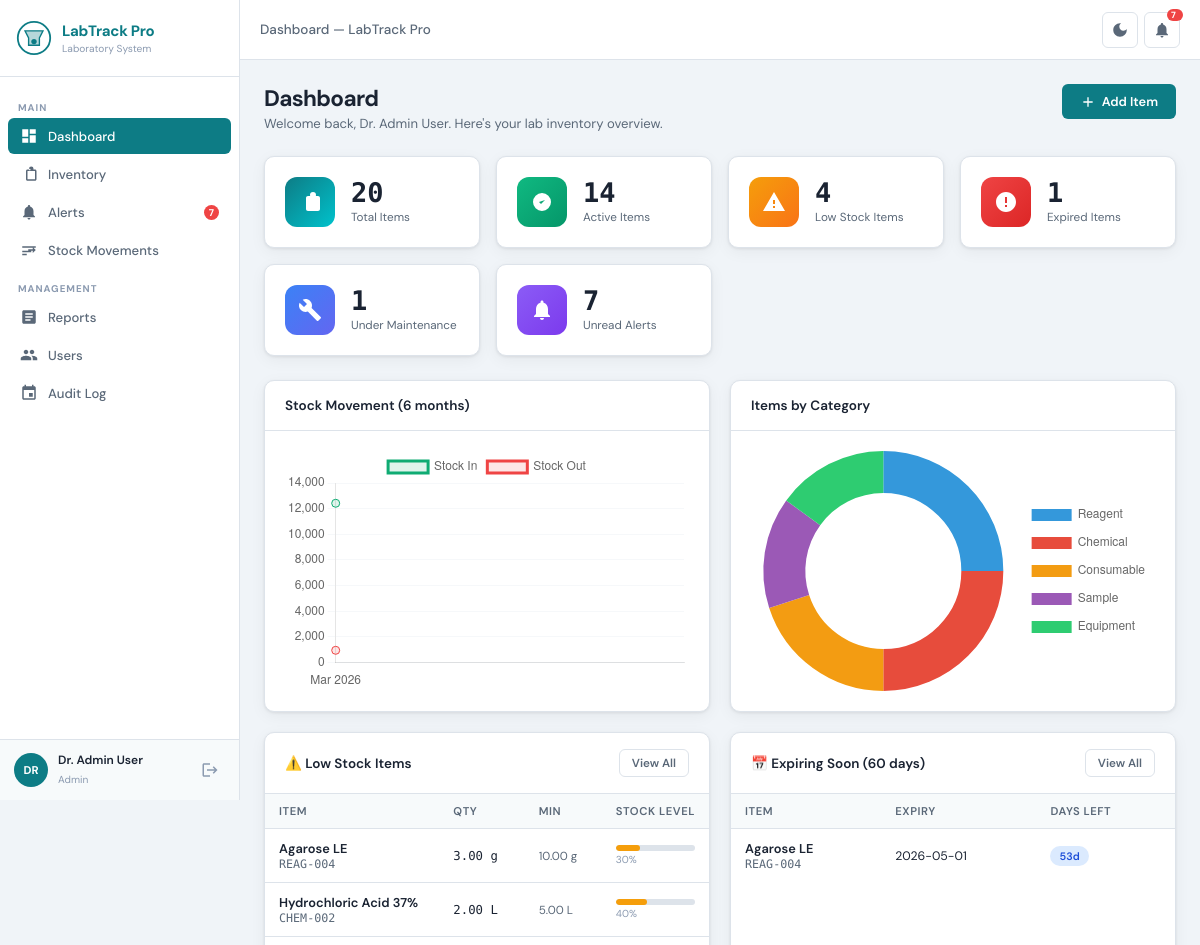
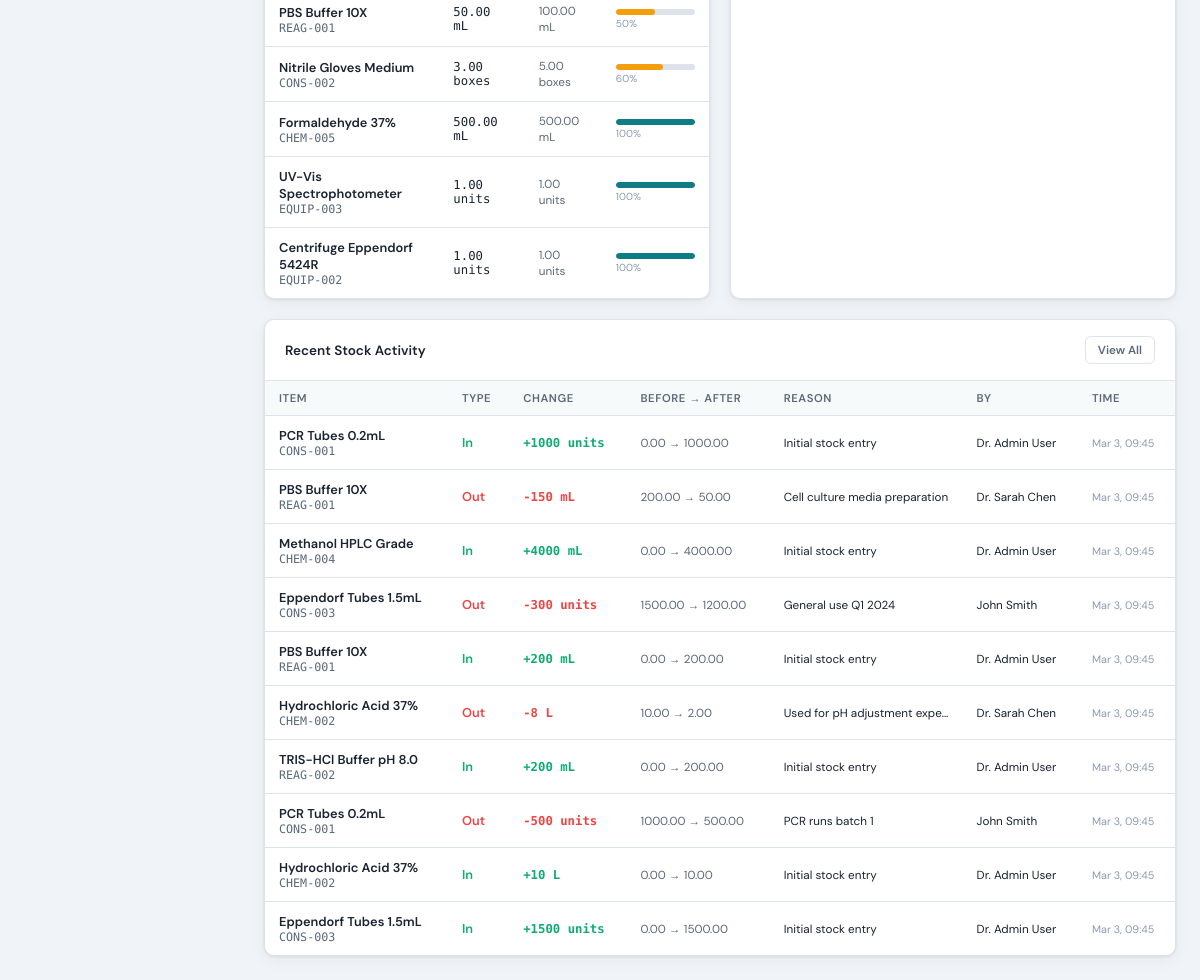
/dashboard.php (signed in), run on the app's committed database (2 pictures, top to bottom).
### tables this page shows
CREATE TABLE `inventory_items` (
  `id` INT UNSIGNED NOT NULL AUTO_INCREMENT,
  `item_code` VARCHAR(20) NOT NULL,
  `item_name` VARCHAR(200) NOT NULL,
  `category_id` INT UNSIGNED NOT NULL,
  `quantity` DECIMAL(10,2) NOT NULL DEFAULT 0,
  `min_quantity` DECIMAL(10,2) NOT NULL DEFAULT 0,
  `unit` ENUM('mL','L','mg','g','kg','units','boxes','vials','plates','rolls') NOT NULL DEFAULT 'units',
  `storage_location_id` INT UNSIGNED NOT NULL,
  `supplier_id` INT UNSIGNED DEFAULT NULL,
  `lot_number` VARCHAR(100) DEFAULT NULL,
  `expiry_date` DATE DEFAULT NULL,
  `date_received` DATE DEFAULT NULL,
  `cost_per_unit` DECIMAL(10,2) DEFAULT NULL,
  `hazard_class` ENUM('None','Flammable','Corrosive','Toxic','Oxidizer','Biohazard','Radioactive','Explosive','Irritant') DEFAULT 'None',
  `msds_file` VARCHAR(255) DEFAULT NULL,
  `barcode` VARCHAR(100) DEFAULT NULL,
  `status` ENUM('active','expired','low_stock','discontinued','under_maintenance') NOT NULL DEFAULT 'active',
  `notes` TEXT DEFAULT NULL,
  `created_by` INT UNSIGNED NOT NULL,
  `updated_by` INT UNSIGNED DEFAULT NULL,
  `created_at` TIMESTAMP NOT NULL DEFAULT CURRENT_TIMESTAMP,
  `updated_at` TIMESTAMP NOT NULL DEFAULT CURRENT_TIMESTAMP ON UPDATE CURRENT_TIMESTAMP,
  PRIMARY KEY (`id`),
  UNIQUE KEY `item_code` (`item_code`),
  KEY `idx_category` (`category_id`),
  KEY `idx_storage` (`storage_location_id`),
  KEY `idx_supplier` (`supplier_id`),
  KEY `idx_status` (`status`),
  KEY `idx_expiry` (`expiry_date`),
  KEY `idx_item_name` (`item_name`),
  CONSTRAINT `fk_item_category` FOREIGN KEY (`category_id`) REFERENCES `categories` (`id`),
  CONSTRAINT `fk_item_storage` FOREIGN KEY (`storage_location_id`) REFERENCES `storage_locations` (`id`),
  CONSTRAINT `fk_item_supplier` FOREIGN KEY (`supplier_id`) REFERENCES `suppliers` (`id`) ON DELETE SET NULL,
  CONSTRAINT `fk_item_created` FOREIGN KEY (`created_by`) REFERENCES `users` (`id`),
  CONSTRAINT `fk_item_updated` FOREIGN KEY (`updated_by`) REFERENCES `users` (`id`) ON DELETE SET NULL
);

CREATE TABLE `stock_movements` (
  `id` INT UNSIGNED NOT NULL AUTO_INCREMENT,
  `item_id` INT UNSIGNED NOT NULL,
  `movement_type` ENUM('in','out','adjustment','disposal') NOT NULL,
  `quantity_change` DECIMAL(10,2) NOT NULL,
  `quantity_before` DECIMAL(10,2) NOT NULL,
  `quantity_after` DECIMAL(10,2) NOT NULL,
  `reason` VARCHAR(255) DEFAULT NULL,
  `reference_number` VARCHAR(100) DEFAULT NULL,
  `performed_by` INT UNSIGNED NOT NULL,
  `created_at` TIMESTAMP NOT NULL DEFAULT CURRENT_TIMESTAMP,
  PRIMARY KEY (`id`),
  KEY `idx_item_id` (`item_id`),
  KEY `idx_movement_date` (`created_at`),
  CONSTRAINT `fk_movement_item` FOREIGN KEY (`item_id`) REFERENCES `inventory_items` (`id`) ON DELETE CASCADE,
  CONSTRAINT `fk_movement_user` FOREIGN KEY (`performed_by`) REFERENCES `users` (`id`)
);

CREATE TABLE `users` (
  `id` INT UNSIGNED NOT NULL AUTO_INCREMENT,
  `username` VARCHAR(50) NOT NULL,
  `email` VARCHAR(100) NOT NULL,
  `password_hash` VARCHAR(255) NOT NULL,
  `full_name` VARCHAR(100) NOT NULL,
  `role` ENUM('admin','lab_manager','staff') NOT NULL DEFAULT 'staff',
  `is_active` TINYINT(1) NOT NULL DEFAULT 1,
  `last_login` DATETIME DEFAULT NULL,
  `created_at` TIMESTAMP NOT NULL DEFAULT CURRENT_TIMESTAMP,
  `updated_at` TIMESTAMP NOT NULL DEFAULT CURRENT_TIMESTAMP ON UPDATE CURRENT_TIMESTAMP,
  PRIMARY KEY (`id`),
  UNIQUE KEY `username` (`username`),
  UNIQUE KEY `email` (`email`)
);

### includes/functions.php (called while the page is built, shortened)
<?php
function sanitize(string $input): string {
    return htmlspecialchars(trim($input), ENT_QUOTES, 'UTF-8');
}

### dashboard.php (the view, shortened to what this page needs)
<?php
require_once __DIR__ . '/includes/functions.php';
$pdo = Database::getInstance();
$stats = [];
$stats['total']       = $pdo->query("SELECT COUNT(*) FROM inventory_items")->fetchColumn();
$stats['low_stock']   = $pdo->query("SELECT COUNT(*) FROM inventory_items WHERE status='low_stock'")->fetchColumn();
$stats['expired']     = $pdo->query("SELECT COUNT(*) FROM inventory_items WHERE status='expired'")->fetchColumn();
$stats['maintenance'] = $pdo->query("SELECT COUNT(*) FROM inventory_items WHERE status='under_maintenance'")->fetchColumn();
$stats['active']      = $pdo->query("SELECT COUNT(*) FROM inventory_items WHERE status='active'")->fetchColumn();
$recentActivity = $pdo->query("
    SELECT sm.*, ii.item_name, ii.item_code, ii.unit, u.full_name
    FROM stock_movements sm
    JOIN inventory_items ii ON sm.item_id = ii.id
    JOIN users u ON sm.performed_by = u.id
    ORDER BY sm.created_at DESC LIMIT 10
")->fetchAll();
$lowStockItems = $pdo->query("
    SELECT ii.item_code, ii.item_name, ii.quantity, ii.min_quantity, ii.unit, c.name as category
    FROM inventory_items ii
    JOIN categories c ON ii.category_id = c.id
    WHERE ii.quantity <= ii.min_quantity AND ii.status != 'discontinued'
    ORDER BY (ii.quantity / GREATEST(ii.min_quantity, 0.01)) ASC LIMIT 8
")->fetchAll();
$expiring = $pdo->query("
    SELECT item_code, item_name, expiry_date, quantity, unit,
           DATEDIFF(expiry_date, CURDATE()) as days_left
    FROM inventory_items
    WHERE expiry_date IS NOT NULL
      AND expiry_date BETWEEN CURDATE() AND DATE_ADD(CURDATE(), INTERVAL 60 DAY)
      AND status != 'discontinued'
    ORDER BY expiry_date ASC LIMIT 5
")->fetchAll();
require_once __DIR__ . '/includes/header.php';
?>
<div class="page-header">
  <div>
    <h1>Dashboard</h1>
    <p>Welcome back, <?= sanitize($_SESSION['full_name']) ?>. Here's your lab inventory overview.</p>
  </div>
  <?php if (in_array($_SESSION['user_role'], ['admin','lab_manager'])): ?>
  <button class="btn btn-primary" onclick="openAddModal()">
    <svg viewBox="0 0 24 24"><path d="M19 13h-6v6h-2v-6H5v-2h6V5h2v6h6v2z"/></svg>
    Add Item
  </button>
  <?php endif; ?>
</div>
<div class="stats-grid">
  <div class="stat-card">
    <div class="stat-icon teal">
      <svg viewBox="0 0 24 24"><path d="M20 6h-2.18c.07-.44.18-.86.18-1a3 3 0 0 0-6 0c0 .14.11.56.18 1H10c-1.11 0-2 .89-2 2v11c0 1.11.89 2 2 2h10c1.11 0 2-.89 2-2V8c0-1.11-.89-2-2-2z"/></svg>
    </div>
    <div>
      <div class="stat-value"><?= number_format($stats['total']) ?></div>
      <div class="stat-label">Total Items</div>
    </div>
  </div>
  <div class="stat-card">
    <div class="stat-icon success">
      <svg viewBox="0 0 24 24"><path d="M9 12l2 2 4-4m6 2a9 9 0 11-18 0 9 9 0 0118 0z"/></svg>
    </div>
    <div>
      <div class="stat-value"><?= number_format($stats['active']) ?></div>
      <div class="stat-label">Active Items</div>
    </div>
  </div>
  <div class="stat-card">
    <div class="stat-icon warning">
      <svg viewBox="0 0 24 24"><path d="M1 21h22L12 2 1 21zm12-3h-2v-2h2v2zm0-4h-2v-4h2v4z"/></svg>
    </div>
    <div>
      <div class="stat-value"><?= number_format($stats['low_stock']) ?></div>
      <div class="stat-label">Low Stock Items</div>
    </div>
  </div>
  <div class="stat-card">
    <div class="stat-icon danger">
      <svg viewBox="0 0 24 24"><path d="M12 2C6.48 2 2 6.48 2 12s4.48 10 10 10 10-4.48 10-10S17.52 2 12 2zm1 15h-2v-2h2v2zm0-4h-2V7h2v6z"/></svg>
    </div>
    <div>
      <div class="stat-value"><?= number_format($stats['expired']) ?></div>
      <div class="stat-label">Expired Items</div>
    </div>
  </div>
  <div class="stat-card">
    <div class="stat-icon info">
      <svg viewBox="0 0 24 24"><path d="M22.7 19l-9.1-9.1c.9-2.3.4-5-1.5-6.9-2-2-5-2.4-7.4-1.3L9 6 6 9 1.6 4.7C.4 7.1.9 10.1 2.9 12.1c1.9 1.9 4.6 2.4 6.9 1.5l9.1 9.1c.4.4 1 .4 1.4 0l2.3-2.3c.5-.4.5-1.1.1-1.4z"/></svg>
    </div>
    <div>
      <div class="stat-value"><?= number_format($stats['maintenance']) ?></div>
      <div class="stat-label">Under Maintenance</div>
    </div>
  </div>
  <div class="stat-card">
    <div class="stat-icon purple">
      <svg viewBox="0 0 24 24"><path d="M12 22c1.1 0 2-.9 2-2h-4c0 1.1.9 2 2 2zm6-6v-5c0-3.07-1.64-5.64-4.5-6.32V4c0-.83-.67-1.5-1.5-1.5s-1.5.67-1.5 1.5v.68C7.63 5.36 6 7.92 6 11v5l-2 2v1h16v-1l-2-2z"/></svg>
    </div>
    <div>
      <div class="stat-value"><?= number_format($alertCount) ?></div>
      <div class="stat-label">Unread Alerts</div>
    </div>
  </div>
</div>
<div class="grid-2" style="margin-bottom:20px">
  <div class="card">
    <div class="card-header"><span class="card-title">Stock Movement (6 months)</span></div>
    <div class="card-body"><div class="chart-wrap"><canvas id="movementChart"></canvas></div></div>
  </div>
  <div class="card">
    <div class="card-header"><span class="card-title">Items by Category</span></div>
    <div class="card-body"><div class="chart-wrap"><canvas id="categoryChart"></canvas></div></div>
  </div>
</div>
<div class="grid-2" style="margin-bottom:20px">
  <div class="card">
    <div class="card-header">
      <span class="card-title">⚠️ Low Stock Items</span>
      <a href="<?= APP_URL ?>/inventory.php?status=low_stock" class="btn btn-outline btn-sm">View All</a>
    </div>
    <div class="table-wrap">
      <table>
        <thead><tr><th>Item</th><th>Qty</th><th>Min</th><th>Stock Level</th></tr></thead>
        <tbody>
        <?php if (empty($lowStockItems)): ?>
          <tr><td colspan="4" style="text-align:center;padding:24px;color:var(--c-text-3)">✅ All items are sufficiently stocked</td></tr>
        <?php else: foreach ($lowStockItems as $item):
          $pct = $item['min_quantity'] > 0 ? min(100, ($item['quantity'] / $item['min_quantity']) * 100) : 0;
          $cls = $pct < 30 ? 'danger' : ($pct < 70 ? 'warning' : '');
        ?>
          <tr>
            <td>
              <div style="font-weight:600;font-size:.855rem"><?= sanitize($item['item_name']) ?></div>
              <div class="td-code"><?= sanitize($item['item_code']) ?></div>
            </td>
            <td style="font-family:var(--font-mono);font-size:.82rem"><?= $item['quantity'] ?> <?= $item['unit'] ?></td>
            <td style="font-size:.78rem;color:var(--c-text-2)"><?= $item['min_quantity'] ?> <?= $item['unit'] ?></td>
            <td style="min-width:100px">
              <div class="progress-bar">
                <div class="progress-fill <?= $cls ?>" style="width:<?= $pct ?>%"></div>
              </div>
              <div style="font-size:.68rem;color:var(--c-text-3);margin-top:2px"><?= round($pct) ?>%</div>
            </td>
          </tr>
        <?php endforeach; endif; ?>
        </tbody>
      </table>
    </div>
  </div>
  <div class="card">
    <div class="card-header">
      <span class="card-title">📅 Expiring Soon (60 days)</span>
      <a href="<?= APP_URL ?>/inventory.php?expiring=1" class="btn btn-outline btn-sm">View All</a>
    </div>
    <div class="table-wrap">
      <table>
        <thead><tr><th>Item</th><th>Expiry</th><th>Days Left</th></tr></thead>
        <tbody>
        <?php if (empty($expiring)): ?>
          <tr><td colspan="3" style="text-align:center;padding:24px;color:var(--c-text-3)">✅ No items expiring within 60 days</td></tr>
        <?php else: foreach ($expiring as $item):
          $cls = $item['days_left'] <= 7 ? 'badge-danger' : ($item['days_left'] <= 30 ? 'badge-warning' : 'badge-info');
        ?>
          <tr>
            <td>
              <div style="font-weight:600;font-size:.855rem"><?= sanitize($item['item_name']) ?></div>
              <div class="td-code"><?= sanitize($item['item_code']) ?></div>
            </td>
            <td style="font-size:.82rem"><?= $item['expiry_date'] ?></td>
            <td><span class="badge <?= $cls ?>"><?= $item['days_left'] ?>d</span></td>
          </tr>
        <?php endforeach; endif; ?>
        </tbody>
      </table>
    </div>
  </div>
</div>
<div class="card">
  <div class="card-header">
    <span class="card-title">Recent Stock Activity</span>
    <a href="<?= APP_URL ?>/movements.php" class="btn btn-outline btn-sm">View All</a>
  </div>
  <div class="table-wrap">
    <table>
      <thead><tr><th>Item</th><th>Type</th><th>Change</th><th>Before → After</th><th>Reason</th><th>By</th><th>Time</th></tr></thead>
      <tbody>
      <?php if (empty($recentActivity)): ?>
        <tr><td colspan="7" style="text-align:center;padding:24px;color:var(--c-text-3)">No stock movements recorded yet.</td></tr>
      <?php else: foreach ($recentActivity as $m):
        $typeClass = ['in'=>'mov-in','out'=>'mov-out','adjustment'=>'mov-adj','disposal'=>'mov-dis'][$m['movement_type']] ?? '';
        $sign = $m['movement_type'] === 'in' ? '+' : ($m['movement_type'] === 'out' ? '-' : '±');
      ?>
        <tr>
          <td>
            <div style="font-weight:600;font-size:.855rem"><?= sanitize($m['item_name']) ?></div>
            <div class="td-code"><?= sanitize($m['item_code']) ?></div>
          </td>
          <td><span class="<?= $typeClass ?>" style="text-transform:capitalize"><?= $m['movement_type'] ?></span></td>
          <td style="font-family:var(--font-mono);font-size:.82rem"><span class="<?= $typeClass ?>"><?= $sign ?><?= abs($m['quantity_change']) ?> <?= $m['unit'] ?></span></td>
          <td style="font-size:.78rem;color:var(--c-text-2)"><?= $m['quantity_before'] ?> → <?= $m['quantity_after'] ?></td>
          <td style="font-size:.78rem;max-width:180px;white-space:nowrap;overflow:hidden;text-overflow:ellipsis"><?= sanitize($m['reason'] ?? '—') ?></td>
          <td style="font-size:.78rem"><?= sanitize($m['full_name']) ?></td>
          <td style="font-size:.72rem;color:var(--c-text-3)"><?= date('M j, H:i', strtotime($m['created_at'])) ?></td>
        </tr>
      <?php endforeach; endif; ?>
      </tbody>
    </table>
  </div>
</div>
<?php
require_once __DIR__ . '/includes/footer.php';

### data on the page
inventory_items: item_name "Agarose LE", item_code "REAG-004", quantity "3.00", unit "g", min_quantity "10.00", pct "30", expiry_date "2026-05-01", days_left "53"
inventory_items: item_name "Hydrochloric Acid 37%", item_code "CHEM-002", quantity "2.00", unit "L", min_quantity "5.00", pct "40"
inventory_items: item_name "PBS Buffer 10X", item_code "REAG-001", quantity "50.00", unit "mL", min_quantity "100.00", pct "50"
inventory_items: item_name "Nitrile Gloves Medium", item_code "CONS-002", quantity "3.00", unit "boxes", min_quantity "5.00", pct "60"
inventory_items: item_name "Formaldehyde 37%", item_code "CHEM-005", quantity "500.00", unit "mL", min_quantity "500.00", pct "100"
inventory_items: item_name "UV-Vis Spectrophotometer", item_code "EQUIP-003", quantity "1.00", unit "units", min_quantity "1.00", pct "100"
inventory_items: item_name "Centrifuge Eppendorf 5424R", item_code "EQUIP-002", quantity "1.00", unit "units", min_quantity "1.00", pct "100"
stock_movements: item.item_name "PCR Tubes 0.2mL", item.item_code "CONS-001", movement_type "In", movement_type "+", quantity_change "1000", item.unit "units", quantity_before "0.00", quantity_after "1000.00", reason "Initial stock entry", performed_by.full_name "Dr. Admin User", created_at "Mar 3, 09:45"
stock_movements: item.item_name "PBS Buffer 10X", item.item_code "REAG-001", movement_type "Out", movement_type "-", quantity_change "150", item.unit "mL", quantity_before "200.00", quantity_after "50.00", reason "Cell culture media preparation", performed_by.full_name "Dr. Sarah Chen", created_at "Mar 3, 09:45"
stock_movements: item.item_name "Methanol HPLC Grade", item.item_code "CHEM-004", movement_type "In", movement_type "+", quantity_change "4000", item.unit "mL", quantity_before "0.00", quantity_after "4000.00", reason "Initial stock entry", performed_by.full_name "Dr. Admin User", created_at "Mar 3, 09:45"
stock_movements: item.item_name "Eppendorf Tubes 1.5mL", item.item_code "CONS-003", movement_type "Out", movement_type "-", quantity_change "300", item.unit "units", quantity_before "1500.00", quantity_after "1200.00", reason "General use Q1 2024", performed_by.full_name "John Smith", created_at "Mar 3, 09:45"
stock_movements: item.item_name "PBS Buffer 10X", item.item_code "REAG-001", movement_type "In", movement_type "+", quantity_change "200", item.unit "mL", quantity_before "0.00", quantity_after "200.00", reason "Initial stock entry", performed_by.full_name "Dr. Admin User", created_at "Mar 3, 09:45"
stock_movements: item.item_name "Hydrochloric Acid 37%", item.item_code "CHEM-002", movement_type "Out", movement_type "-", quantity_change "8", item.unit "L", quantity_before "10.00", quantity_after "2.00", reason "Used for pH adjustment expe…", performed_by.full_name "Dr. Sarah Chen", created_at "Mar 3, 09:45"
stock_movements: item.item_name "TRIS-HCl Buffer pH 8.0", item.item_code "REAG-002", movement_type "In", movement_type "+", quantity_change "200", item.unit "mL", quantity_before "0.00", quantity_after "200.00", reason "Initial stock entry", performed_by.full_name "Dr. Admin User", created_at "Mar 3, 09:45"
stock_movements: item.item_name "PCR Tubes 0.2mL", item.item_code "CONS-001", movement_type "Out", movement_type "-", quantity_change "500", item.unit "units", quantity_before "1000.00", quantity_after "500.00", reason "PCR runs batch 1", performed_by.full_name "John Smith", created_at "Mar 3, 09:45"
stock_movements: item.item_name "Hydrochloric Acid 37%", item.item_code "CHEM-002", movement_type "In", movement_type "+", quantity_change "10", item.unit "L", quantity_before "0.00", quantity_after "10.00", reason "Initial stock entry", performed_by.full_name "Dr. Admin User", created_at "Mar 3, 09:45"
stock_movements: item.item_name "Eppendorf Tubes 1.5mL", item.item_code "CONS-003", movement_type "In", movement_type "+", quantity_change "1500", item.unit "units", quantity_before "0.00", quantity_after "1500.00", reason "Initial stock entry", performed_by.full_name "Dr. Admin User", created_at "Mar 3, 09:45"

### other printed values
APP_NAME "LabTrack Pro"
$alertCount "7"
substr($_SESSION['full_name'] ?? 'U', 0, 2) "DR"
$_SESSION['full_name'] "Dr. Admin User"
str_replace('_', ' ', $_SESSION['user_role'] ?? '') "Admin"
$pageTitle "Dashboard — LabTrack Pro"
$stats['total'] "20"
$stats['active'] "14"
$stats['low_stock'] "4"
$stats['expired'] "1"
$stats['maintenance'] "1"
